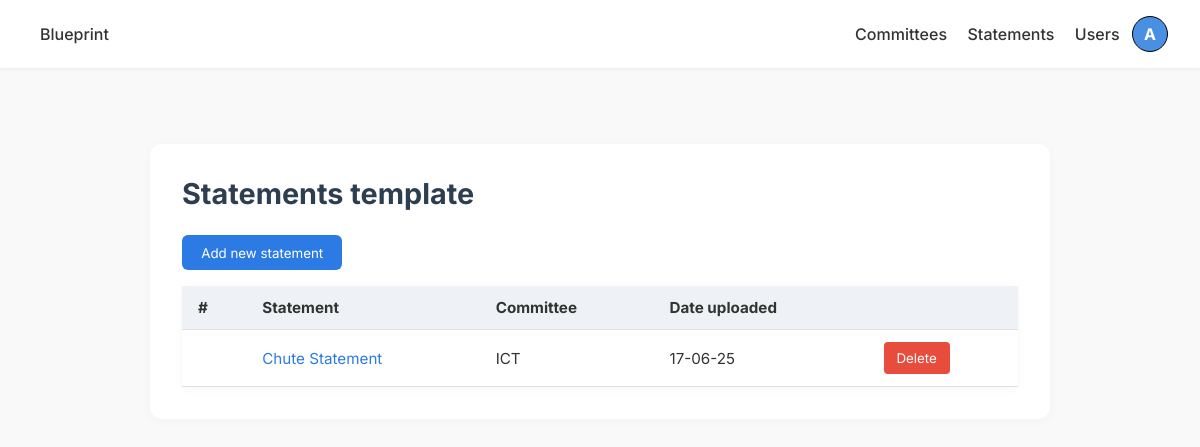
The app's page /statements (signed in) with its own data.
### base/models.py (models this page shows, shortened)
class Statement(models.Model):
    name = models.CharField(max_length=200, blank=True)
    file = models.FileField(upload_to='statements/')
    committee = models.ForeignKey(Committee, on_delete=models.CASCADE, related_name='statements')
    uploaded_at = models.DateTimeField(auto_now=True)

class Committee(models.Model):
    name = models.CharField(max_length=200)
    mandate = models.TextField(null=True, blank=True)
    shorthand = models.CharField(max_length=200)
    chair = models.CharField(max_length=200)
    vice = models.CharField(max_length=200)
    def __str__(self):
        return self.shorthand

### base/views.py (the view, shortened to what this page needs)
# urls.py: path('statements', views.statements, name="statements"),
@login_required
def statements(request):
    all_statements = Statement.objects.all().order_by('-uploaded_at')
    all_committees = Committee.objects.all()
    context = {
        'statements': all_statements,
        'committees': all_committees
    }
    return render(request, 'base/statements.html', context)

### accounts/context_processors.py (called while the page is built)
def profile_status(request):
    if request.user.is_authenticated:
        try:
            profile = request.user.memberprofile
            incomplete = not (profile.phone_number and profile.directorate)
            return {'incomplete_profile': incomplete}
        except MemberProfile.DoesNotExist:
            return {'incomplete_profile': True}
    return {}

### base/templates/base/statements.html (shortened to what this page needs)
{% extends 'main.html' %} <br />
{% load static %} {% block head %}
<link rel="stylesheet" href="{% static 'styles/statements.css' %}" />
{% endblock %} <br />
{% block content %}
<div class="content-container">
  <h3>Statements template</h3>
  {% if user.is_superuser %}
  <button class="new">Add new statement</button>
  {% endif %}
  <table id="myTable" class="display">
    <thead>
      <tr>
        <th>#</th>
        <th>Statement</th>
        <th>Committee</th>
        <th>Date uploaded</th>
        {% if user.is_superuser %}
        <th></th>
        {% endif %}
      </tr>
    </thead>
    <tbody>
      {% for statement in statements %}
      <tr>
        <td></td>
        <td><a href="{{ statement.file.url }}">{{ statement.name }}</a></td>
        <td>{{ statement.committee }}</td>
        <td>{{ statement.uploaded_at|date:"d-m-y" }}</td>
        {% if user.is_superuser %}
        <td>
          <button class="del-btn" data-id="{{ statement.id }}">Delete</button>
        </td>
        {% endif %}
      </tr>
      {% endfor %}
    </tbody>
  </table>
</div>
{% endblock %}

### templates/main.html (shortened to what this page needs)
<!DOCTYPE html>
{% load static %}
<html lang="en">
  <head>
    <link rel="stylesheet" href="{% static 'styles/main.css' %}" />
    <link
      rel="stylesheet"
      href="https://cdn.datatables.net/2.3.1/css/dataTables.dataTables.css"
    />
    {% block head %} {% endblock %}
  </head>
  <body>
    {% if user.is_authenticated %}
    <nav class="navbar">
      <div class="navbar-left">
        <a href="/" class="logo">Blueprint</a>
      </div>
      <div class="navbar-right">
        <a href="{% url 'committees' %}">Committees</a>
        <a href="{% url 'statements' %}">Statements</a>
        {% if user.is_superuser %}
        <a href="{% url 'users' %}">Users</a>
        {% endif %}
        <div class="profile-wrapper">
          <div class="profile">
            <span>{{ user.username|first|upper }}</span>
          </div>
        </div>
      </div>
    </nav>
    {% endif %}
    <br />
     <br />
    <div class="main-body">{% block content %} {% endblock %}</div>
  </body>
</html>

### static/styles/main.css (style rules this page uses)
* { font-family: "Inter", sans-serif; box-sizing: border-box; margin: 0; padding: 0; }
body { background-color: #f5f7fa; color: #333; }
.navbar { display: flex; justify-content: space-between; align-items: center; background-color: #fff; box-shadow: 0 1px 4px rgba(0, 0, 0, 0.06); padding: 1rem 2rem; position: sticky; top: 0; z-index: 10; }
.navbar a { text-decoration: none; color: #333; font-weight: 500; margin: 0 0.5rem; transition: color 0.3s ease; }
.profile-wrapper { position: relative; display: inline-block; cursor: pointer; }
.profile { display: flex; align-items: center; justify-content: center; background-color: #4a90e2; color: #fff; font-weight: bold; border-radius: 50%; height: 36px; width: 36px; border: 1px solid #000; }
.main-body { padding: 0 2rem; }

### static/styles/statements.css (style rules this page uses)
body { font-family: "Segoe UI", sans-serif; background: #f9f9f9; }
.content-container { max-width: 900px; margin: 2rem auto; background-color: #fff; padding: 2rem; border-radius: 12px; box-shadow: 0 2px 12px rgba(0, 0, 0, 0.03); }
h3 { font-size: 1.8rem; color: #2c3e50; margin-bottom: 1.5rem; }
button.new { background-color: #2c7be5; color: #fff; padding: 0.6rem 1.2rem; border: none; border-radius: 6px; margin-bottom: 1rem; cursor: pointer; transition: background 0.2s ease; }
#myTable { width: 100%; border-collapse: collapse; background: #fff; box-shadow: 0 2px 10px rgba(0, 0, 0, 0.04); font-size: 0.95rem; }
#myTable thead { background-color: #eef2f6; }
#myTable th, #myTable td { padding: 0.75rem 1rem; border-bottom: 1px solid #e0e0e0; text-align: left; }
#myTable td a { color: #2c7be5; text-decoration: none; }
.del-btn { background: #e74c3c; color: white; border: none; padding: 0.5rem 0.8rem; border-radius: 4px; cursor: pointer; }

### records on screen
Statement: name "Chute Statement", committee "ICT", uploaded_at "17-06-25"

### other values on screen
{{ user.username|first|upper }} "A"
